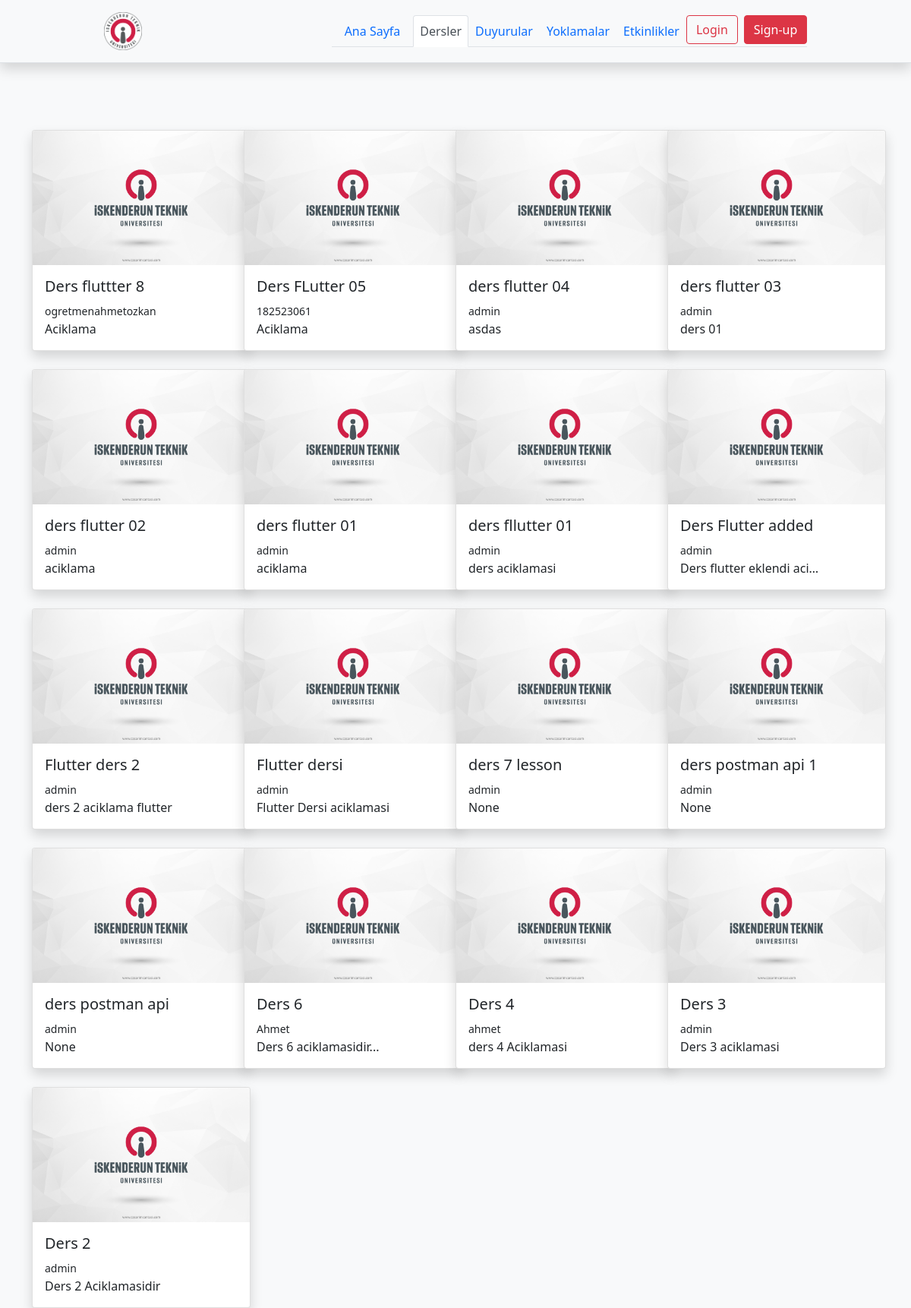
The app's page /lessons/, older data.
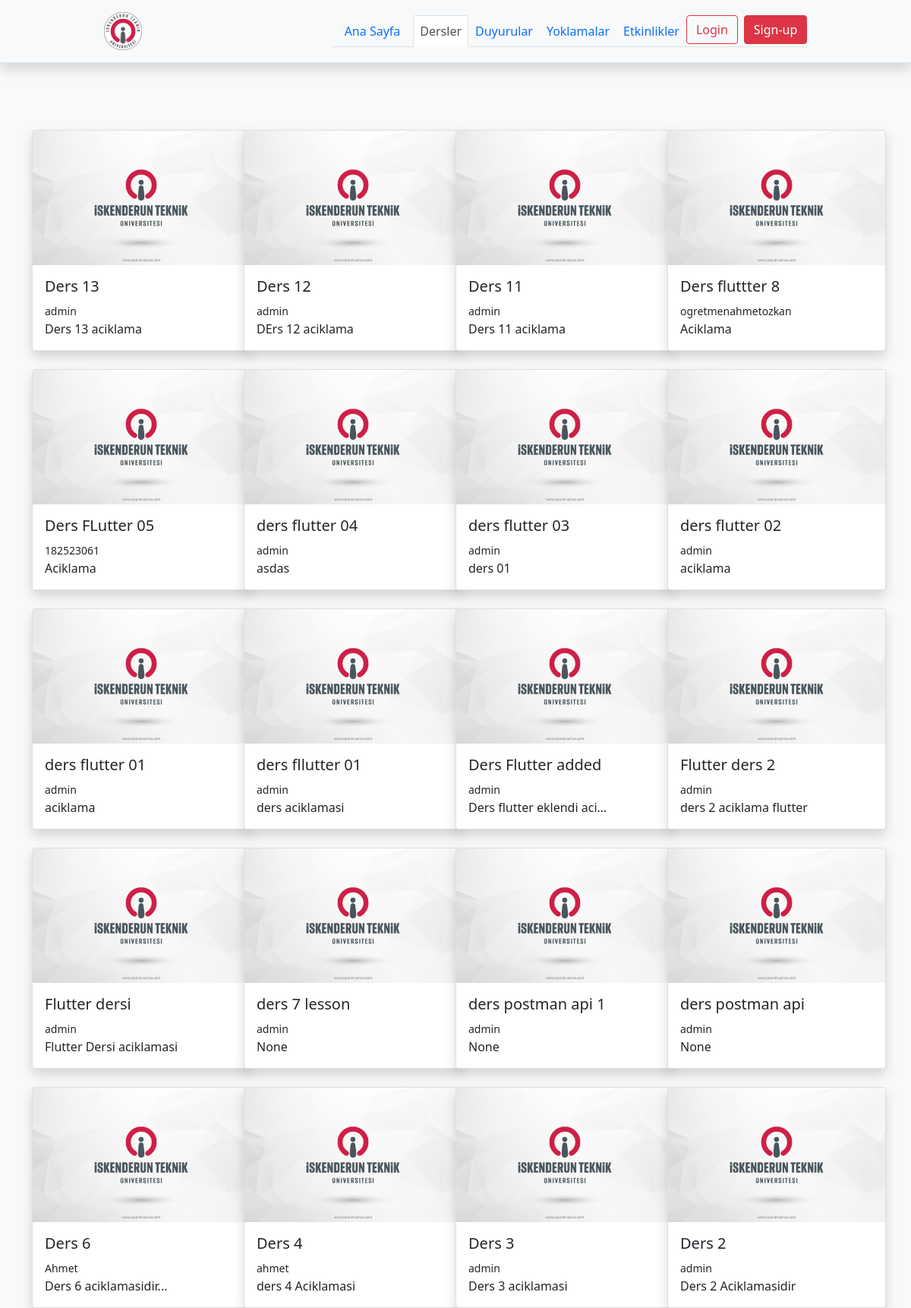
The same page, newer data.
### lessons/models.py (models this page shows, shortened)
class Lesson(models.Model):
    teacher = models.ForeignKey(User, null=True,on_delete=models.CASCADE)
    name = models.CharField(max_length=128,unique=True)
    image  = models.ImageField(upload_to="lessons/%Y/%m/%d/",default = "lessons/default_lesson_image.png")
    description = models.TextField(blank=True,null=True)
    students = models.ManyToManyField(User, blank=True,related_name='lesson_joined')
    date = models.DateTimeField(auto_now=True)
    avaliable = models.BooleanField(default =True)

### lessons/views.py (the view)
# urls.py: path('',views.lesson_list,name="lessons"),
def lesson_list(request):
    current_user = request.user
    lessons = Lesson.objects.all().order_by('-date')
    if request.user.is_authenticated:
        lesson_join = current_user.lesson_joined.all()
    else:
        lesson_join = lessons
    context = {
        'lessons':lessons,
        'lesson_join' :lesson_join
    }
    return render(request,'lessons/lessons.html',context)

### templates/lessons/lessons.html (shortened to what this page needs)
{% extends "base.html" %}
{% load static %}
{% block body %}
    {% if lessons %}
    <div class="container">
      <div class="row">
        <div class="row row-cols-1 row-cols-md-4 g-4">
          {% for lesson  in lessons %}
          <div class="col ">
          <div  class="card shadow" style="width: 18rem;">
            <img class="card-img-top" src="{{lesson.image.url}}" alt="Card image cap">
            <div  class="card-body ">
              <h5 class="card-title">{{lesson.name}} </h5>
              <span><small>{{lesson.teacher}}</small></span>
              <p class="card-text">{{ lesson.description | truncatechars:25}}</p>
            </div>
          </div>
        </div>
          {% endfor %}
       </div>
      </div>
    </div>
    {% else %}
    <h1>Herhangi kayitli bir ders bulunmuyor</h1>
    {% endif %}
{% endblock body %}

### templates/base.html (shortened to what this page needs)
<!DOCTYPE html>
{% load static %}
<html lang="en">
<head>
<link href="https://cdn.jsdelivr.net/npm/bootstrap@5.1.3/dist/css/bootstrap.min.css" rel="stylesheet">
 <link href="https://stackpath.bootstrapcdn.com/font-awesome/4.7.0/css/font-awesome.min.css" rel="stylesheet">
<link rel="stylesheet" href="https://cdnjs.cloudflare.com/ajax/libs/tempusdominus-bootstrap-4/5.1.2/css/tempusdominus-bootstrap-4.min.css" />
</head>
<body class="bg-light">
          {% include "includes/navbar-base.html" %}
     <div style="margin-top :40px;" class="">
        {% block body %}
        {% endblock body %}
</div>
</body>
</html>

### templates/includes/navbar-base.html
{% load static %}
    <header class="%100 % bg-light shadow d-flex flex-wrap align-items-center justify-content-center py-3 mb-4 border-bottom">
      <a href="{% url 'index'%}" class="d-flex align-items-center col-md-3 mb-2 mb-md-0 text-dark text-decoration-none">
        <img width="50" height="50"src={%  static 'images/iste_arma.png' %} alt="">
      </a>
      <ul class="nav nav-tabs col-12 col-md-auto mb-2 justify-content-center mb-md-0">
        <li class="nav-item  "><a href="{% url 'index' %}" class="nav-link   {% if '/' == request.path %}  active link-secondary   {% endif %}">Ana Sayfa</a></li>
        <li><a href="{% url 'lessons' %}" class="nav-link px-2 {% if 'lessons' in request.path %}  active link-secondary  {% endif %} ">Dersler</a></li>
        <li><a href="{% url 'announcements' %}" class="nav-link px-2 {% if 'announcements' in request.path %} active link-secondary   {% endif %}">Duyurular</a></li>
        <li><a href="{% url 'attendances' %}" class="nav-link px-2 {% if 'attendances' in request.path %} active link-secondary   {% endif %}">Yoklamalar</a></li>
        <li><a href="{% url 'events' %}" class="nav-link px-2 {% if 'events' in request.path %} active link-secondary   {% endif %}">Etkinlikler</a></li>
 {% if request.user.is_authenticated %}
      <li class="nav-item active">
   <a class="nav-link  px-2  {% if 'dashboard' in request.path %}  active link-secondary  {% endif %} " href="{% url 'dashboard' %}">Kontrol Paneli</a>
  </li>
  <li class="nav-item active">
       <a class="btn btn-outline-success" href="">{{request.user.username}}</a>
</li>
       <li class="nav-item active ">
   <a href="{% url 'logout'%}" class="btn btn-outline-danger me-2">Logout</a>
</li>
{% else %}
       <li class="nav-item active ">
       <a href="{% url 'login'%}" class="btn btn-outline-danger me-2">Login</a>
</li>
       <li class="nav-item active ">
      <a href="{% url 'register'%}" class="btn btn-danger">Sign-up</a>
</li>
</ul>
{% endif %}
    </header>

Row changes from the older to the newer data that the page shows:
added Lesson: image (placeholder picture), name "Ders 13", teacher "admin", description "Ders 13 aciklama"
added Lesson: image (placeholder picture), name "Ders 12", teacher "admin", description "DErs 12 aciklama"
added Lesson: image (placeholder picture), name "Ders 11", teacher "admin", description "Ders 11 aciklama"
